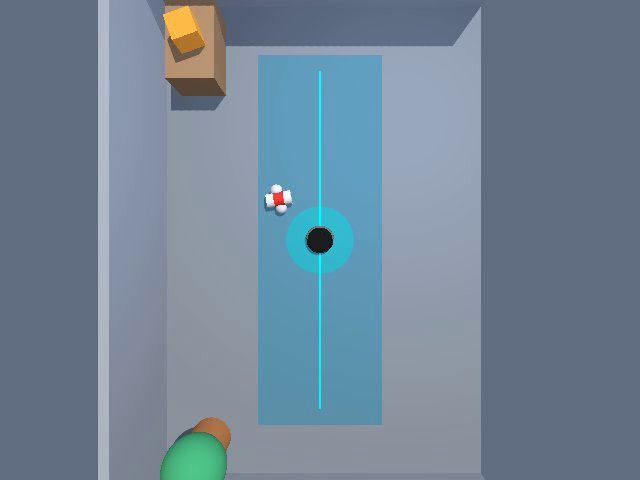
#> input picture frame 29 of artifacts/submission/pai_create3_20261015T163837JST/pai_create3_20261015T163837JST_timelapse_10x.mp4, 640 x 480 px, given in place of stream.mjpg, which was not available
$ python collect_sim_camera_points.py
#> lines starting #> are read from the running program, lines starting #| are printed output that depends on the picture; pictures that were not available may be replaced by others from this repository, and a replacement may not be noted
#> in capture_frame, frame is the input picture: shape (480, 640, 3); mean B, G, R 150.6, 133.1, 113.9
"""Measure rendered calibration-marker pixels at known Gazebo coordinates."""

import argparse
import json
import subprocess
import time
from pathlib import Path

import cv2
import numpy as np


ROOT = Path(__file__).resolve().parent
CALIBRATION_WORLD_POINTS = [(-2.0, -1.0), (2.0, -1.0), (2.0, 1.0), (-2.0, 1.0)]
VALIDATION_WORLD_POINTS = [(-1.2, 1.2), (1.25, 1.15), (0.65, -1.25)]


def find_marker_center(frame):
    blue, green, red = cv2.split(frame)
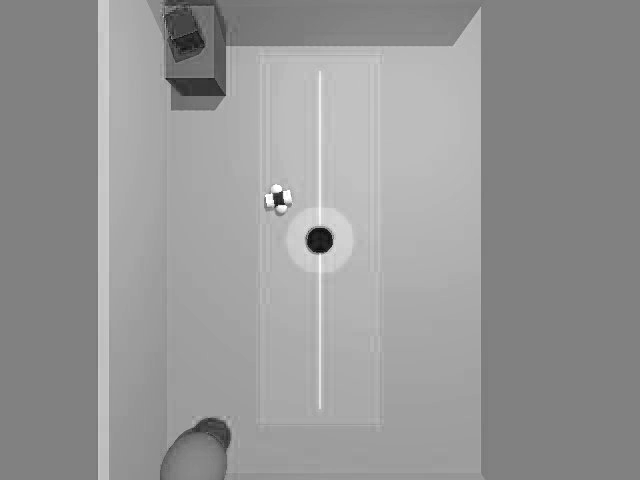
#> blue: shape (480, 640); min 5, max 255, mean 150.6
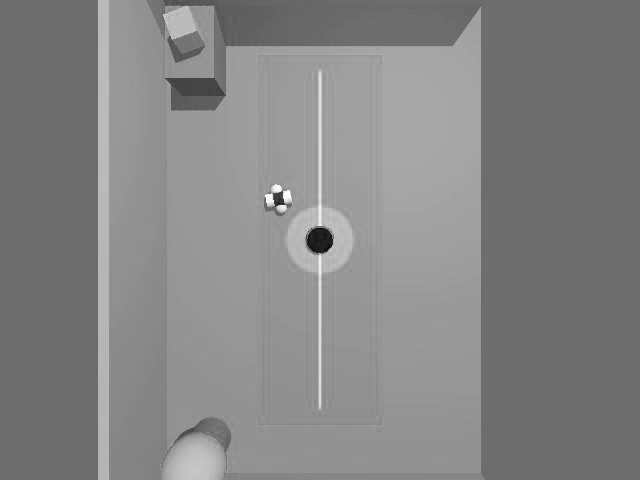
#> green: shape (480, 640); min 0, max 255, mean 133.1
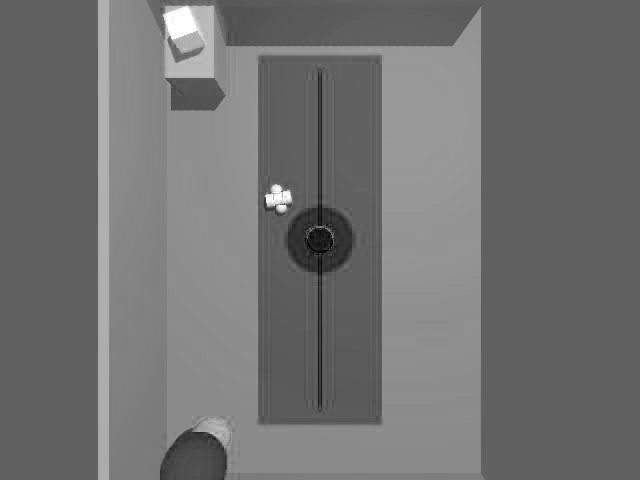
#> red: shape (480, 640); min 0, max 255, mean 113.9
    mask = (
        (blue.astype(np.int16) - green.astype(np.int16) > 60)
        & (red.astype(np.int16) - green.astype(np.int16) > 60)
        & (blue > 120)
        & (red > 120)
    ).astype(np.uint8) * 255
#> mask: shape (480, 640); every value is 0
    count, _labels, stats, centroids = cv2.connectedComponentsWithStats(mask)
#> _labels: shape (480, 640) int32; every value is 0
#> count = 1; stats = [[0, 0, 640, 480, 307200]]; centroids = [[319.5, 239.5]]
    candidates = [index for index in range(1, count) if stats[index, cv2.CC_STAT_AREA] >= 20]
#> candidates = []
    if not candidates:
        raise ValueError("magenta calibration marker was not found")
    best = max(candidates, key=lambda index: stats[index, cv2.CC_STAT_AREA])
    return float(centroids[best][0]), float(centroids[best][1])


def move_marker(sim_script, x, y):
    subprocess.run(
        [str(sim_script), "calibration-marker-move", str(x), str(y)],
        cwd=ROOT,
        check=True,
    )


def capture_frame(url):
    capture = cv2.VideoCapture(url)
    try:
        ok, frame = capture.read()
        if not ok or frame is None:
            raise RuntimeError(f"could not read {url}")
        return frame
    finally:
        capture.release()


def measure_points(points, args, label):
    measured = []
    for index, (x, y) in enumerate(points, start=1):
        move_marker(args.sim_script, x, y)
        time.sleep(args.settle_seconds)
        last_error = None
        for _attempt in range(12):
            frame = capture_frame(args.video_url)
            try:
                pixel_x, pixel_y = find_marker_center(frame)
                break
            except ValueError as exc:
                last_error = exc
                time.sleep(1.0)
        else:
            raise last_error
        measured.append([pixel_x, pixel_y, x, y])
        if args.capture_dir:
            args.capture_dir.mkdir(parents=True, exist_ok=True)
            cv2.imwrite(str(args.capture_dir / f"{label}_{index}.jpg"), frame)
        print(
            f"{label} {index}: world=({x:.3f}, {y:.3f}) "
            f"pixel=({pixel_x:.2f}, {pixel_y:.2f})"
        )
    return measured


def main():
    parser = argparse.ArgumentParser(description="Collect Gazebo camera calibration points")
    parser.add_argument("--video-url", default="http://127.0.0.1:8766/stream.mjpg")
    parser.add_argument(
        "--sim-script", type=Path, default=ROOT / "simulation/sim.sh"
    )
    parser.add_argument(
        "--output",
        type=Path,
        default=ROOT / "simulation/sim_camera_correspondences.json",
    )
    parser.add_argument(
        "--capture-dir", type=Path, default=ROOT / "artifacts/sim_calibration"
    )
    parser.add_argument("--settle-seconds", type=float, default=5.0)
    args = parser.parse_args()

    try:
        calibration = measure_points(
            CALIBRATION_WORLD_POINTS, args, "calibration"
        )
        validation = measure_points(VALIDATION_WORLD_POINTS, args, "validation")
    finally:
        subprocess.run(
            [str(args.sim_script), "calibration-marker-remove"],
            cwd=ROOT,
            check=False,
        )
#> (this line was passed over: subprocess is not available in this run)

    payload = {
        "image_width": 640,
        "image_height": 480,
        "calibration_points": calibration,
        "validation_points": validation,
    }
    args.output.write_text(json.dumps(payload, indent=2) + "\n")
    print(f"saved: {args.output}")


if __name__ == "__main__":
#> (the run stopped early here; a loop or call above may not have finished)

$ run again, starting later in the video
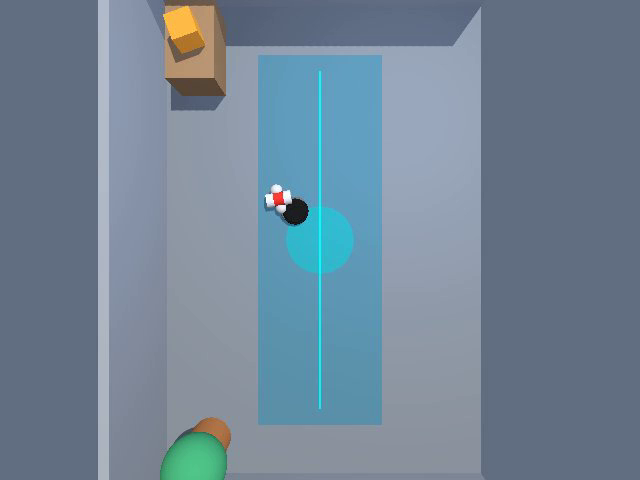
#> input picture frame 130 of artifacts/submission/pai_create3_20261015T163837JST/pai_create3_20261015T163837JST_timelapse_10x.mp4, 640 x 480 px, given in place of stream.mjpg, which was not available
#> in capture_frame, frame is the input picture: shape (480, 640, 3); mean B, G, R 150.7, 133.2, 113.9
#> in find_marker_center, `blue, green, red = cv2.split(frame)`:
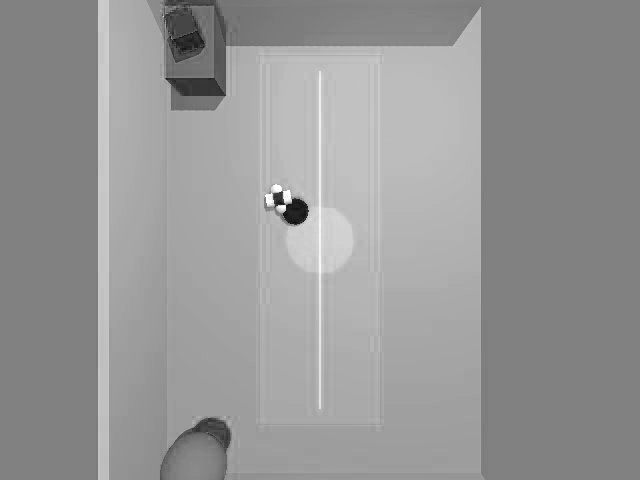
#> blue: shape (480, 640); min 9, max 255, mean 150.7
#> in find_marker_center, `blue, green, red = cv2.split(frame)`:
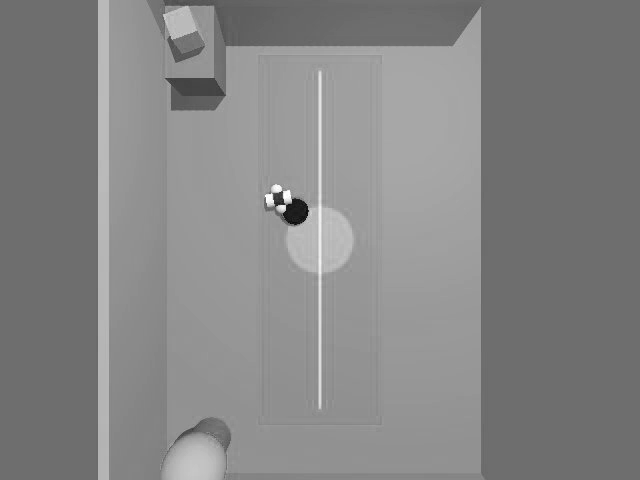
#> green: shape (480, 640); min 4, max 255, mean 133.2
#> mask: shape (480, 640); every value is 0
#> _labels: shape (480, 640) int32; every value is 0
#> count = 1; stats = [[0, 0, 640, 480, 307200]]; centroids = [[319.5, 239.5]]
#> candidates = []
